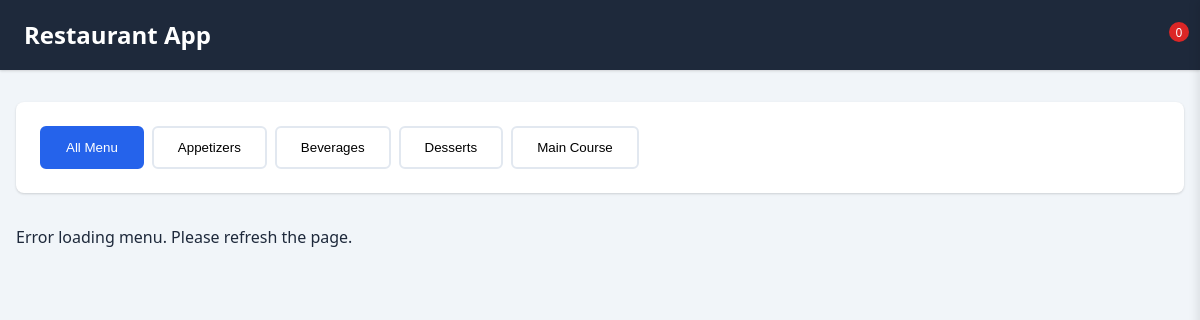
The page / on the database its author committed.
### tables this page shows
CREATE TABLE categories (
    id INT PRIMARY KEY AUTO_INCREMENT,
    name VARCHAR(100) NOT NULL,
    description TEXT,
    created_at TIMESTAMP DEFAULT CURRENT_TIMESTAMP
);

### index.php (the view, shortened to what this page needs)
<?php
$database = new Database();
$db = $database->getConnection();
$categories_query = "SELECT * FROM categories ORDER BY name";
$categories_stmt = $db->prepare($categories_query);
$categories_stmt->execute();
?>
<!DOCTYPE html>
<html lang="id">
<head>
    <link rel="stylesheet" href="css/style.css">
</head>
<body>
    <header class="header">
        <div class="container">
            <div class="logo">
                <span>Restaurant App</span>
            </div>
            <div class="cart-icon" onclick="toggleCart()">
                <span class="cart-badge" id="cartCount">0</span>
            </div>
        </div>
    </header>
    <main class="main">
        <div class="container">
            <nav class="category-nav">
                <div class="category-tabs">
                    <button class="tab-button active" data-category="all">All Menu</button>
                    <?php while ($category = $categories_stmt->fetch(PDO::FETCH_ASSOC)): ?>
                    <button class="tab-button" data-category="<?= $category['id'] ?>">
                        <?= htmlspecialchars($category['name']) ?>
                    </button>
                    <?php endwhile; ?>
                </div>
            </nav>
            <div class="menu-grid" id="menuItems">
            </div>
        </div>
    </main>
</body>
</html>

### css/style.css (style rules this page uses)
* { margin: 0; padding: 0; box-sizing: border-box; }
:root { --primary: #2563eb; --primary-dark: #1d4ed8; --secondary: #64748b; --success: #16a34a; --danger: #dc2626; --warning: #d97706; --light: #f8fafc; --dark: #1e293b; --border: #e2e8f0; --shadow: 0 1px 3px 0 rgba(0, 0, 0, 0.1), 0 1px 2px 0 rgba(0, 0, 0, 0.06); --shadow-lg: 0 10px 15px -3px rgba(0, 0, 0, 0.1), 0 4px 6px -2px rgba(0, 0, 0, 0.05); }
body { font-family: 'Segoe UI', Tahoma, Geneva, Verdana, sans-serif; line-height: 1.6; color: var(--dark); background-color: #f1f5f9; }
.container { max-width: 1200px; margin: 0 auto; padding: 0 1rem; }
.header { background: var(--dark); color: white; padding: 1rem 0; position: sticky; top: 0; z-index: 100; box-shadow: var(--shadow); }
.header .container { display: flex; justify-content: space-between; align-items: center; }
.logo { display: flex; align-items: center; gap: 0.5rem; font-size: 1.5rem; font-weight: bold; }
.cart-icon { position: relative; cursor: pointer; padding: 0.5rem; font-size: 1.25rem; transition: color 0.3s; }
.cart-badge { position: absolute; top: -5px; right: -5px; background: var(--danger); color: white; border-radius: 50%; width: 20px; height: 20px; font-size: 0.75rem; display: flex; align-items: center; justify-content: center; }
.main { padding: 2rem 0; }
.category-nav { background: white; border-radius: 8px; padding: 1.5rem; margin-bottom: 2rem; box-shadow: var(--shadow); }
.category-tabs { display: flex; gap: 0.5rem; flex-wrap: wrap; }
.tab-button { padding: 0.75rem 1.5rem; border: 2px solid var(--border); background: white; border-radius: 6px; cursor: pointer; transition: all 0.3s; font-weight: 500; }
.tab-button.active { background: var(--primary); color: white; border-color: var(--primary); }
.menu-grid { display: grid; grid-template-columns: repeat(auto-fill, minmax(300px, 1fr)); gap: 1.5rem; }

### rows shown on the page
categories: name "Appetizers"
categories: name "Beverages"
categories: name "Desserts"
categories: name "Main Course"
